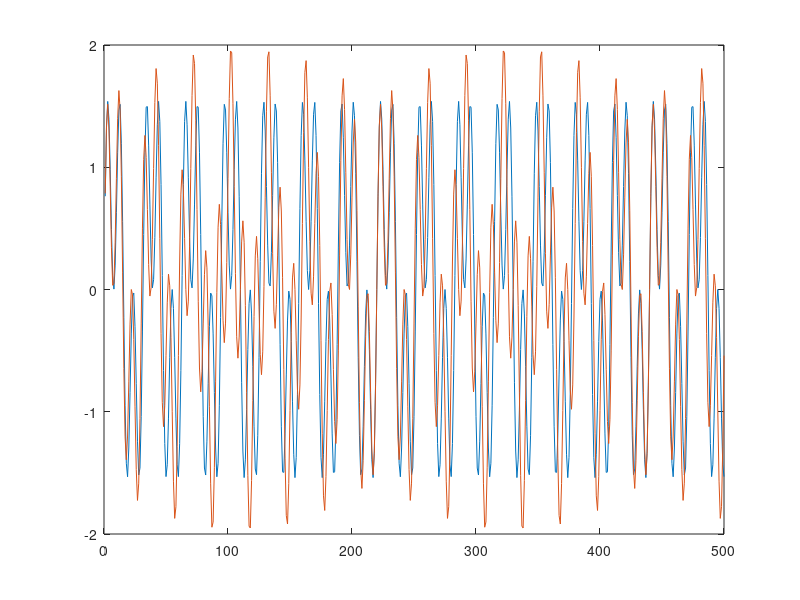

Write MATLAB code to recreate this figure.
clear all
close all
clc
%tspan=1: 0.001: 100;
%y=sin(2*pi*7*tspan)+sin(2*pi*21*tspan)
%z=sin(2*pi*7*tspan)+sin(2*pi*22*tspan)
%plot(tspan, y)
%hold on
%plot(tspan, z)
fs=10*22;
n=1:500;
%f1=[7 21];
y_1 = (sin(2*pi*7*n/fs)) + (sin(2*pi*21*n/fs));
 
%f2={7 22};
y_2 = sin(2*pi*7*n/fs) + sin(2*pi*22*n/fs);

plot(n, y_1);
hold on
plot(n, y_2);